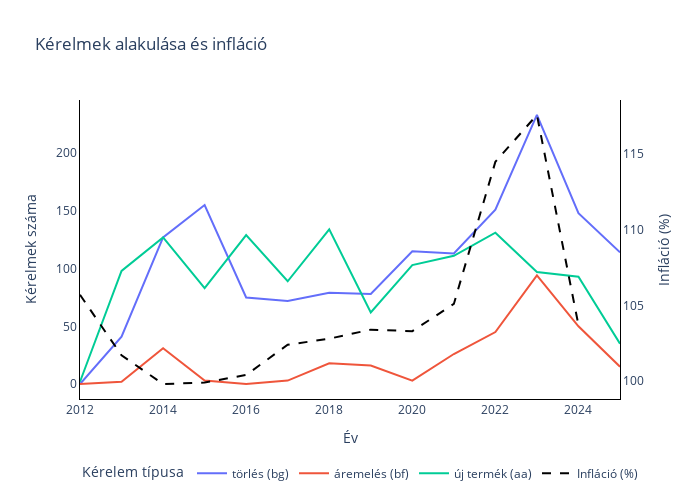

The cell this chart's notebook holds for it:
### Markdown cell above
#### Összes kérelem

### Code cell
# kérelemszám és inflációs adatok előkészítése a diagramhoz
df_counts = df_subm.groupby(['Év', 'Kérelem']).size().reset_index(name='Darab')
df_pivot = df_counts.pivot(index='Év', columns='Kérelem', values='Darab').fillna(0).reset_index()
df_subm = df_subm.merge(df_infl, how='left', on='Év')
df_infl = df_subm.groupby('Év')['Infláció'].mean().reset_index()

# kérelmek és infláció ábrázolása
fig = px.line(df_pivot, x='Év', 
              y=df_pivot.columns[1:], 
              markers=False,
              title='Kérelmek alakulása és infláció')

fig.add_trace(go.Scatter(x=df_infl['Év'], 
                         y=df_infl['Infláció'], 
                         mode='lines', 
                         name='Infláció (%)',
                         line=dict(color='black', dash='dash')
                        )
             )

# másodlagos y-tengely definiálása
fig.update_layout(
    width=700, height=500,  
    plot_bgcolor='white',   
    paper_bgcolor='white',
    xaxis=dict(title='Év', linecolor='black'),
    yaxis=dict(title='Kérelmek száma', linecolor='black'),
    yaxis2=dict(title='Infláció (%)',  linecolor='black', overlaying='y', side='right'),
    legend=dict(title='Kérelem típusa', orientation='h', y=-0.2)
)

# második y-tengely inflációhoz rendelése
fig.data[-1].update(yaxis='y2')

fig.show()

### Figure 1 — Plotly figure (JSON) as saved in the notebook; plotly's stock layout.template omitted (floating-point values rounded to 4 significant figures)
{"data": [{"hovertemplate": "variable=törlés (bg)<br>Év=%{x}<br>value=%{y}<extra></extra>", "legendgroup": "törlés (bg)", "line": {"color": "#636efa", "dash": "solid"}, "marker": {"symbol": "circle"}, "mode": "lines", "name": "törlés (bg)", "orientation": "v", "showlegend": true, "type": "scatter", "x": [2012, 2013, 2014, 2015, 2016, 2017, 2018, 2019, 2020, 2021, 2022, 2023, 2024, 2025], "xaxis": "x", "y": [0.0, 41.0, 127.0, 155.0, 75.0, 72.0, 79.0, 78.0, 115.0, 113.0, 151.0, 233.0, 148.0, 114.0], "yaxis": "y"}, {"hovertemplate": "variable=áremelés (bf)<br>Év=%{x}<br>value=%{y}<extra></extra>", "legendgroup": "áremelés (bf)", "line": {"color": "#EF553B", "dash": "solid"}, "marker": {"symbol": "circle"}, "mode": "lines", "name": "áremelés (bf)", "orientation": "v", "showlegend": true, "type": "scatter", "x": [2012, 2013, 2014, 2015, 2016, 2017, 2018, 2019, 2020, 2021, 2022, 2023, 2024, 2025], "xaxis": "x", "y": [0.0, 2.0, 31.0, 3.0, 0.0, 3.0, 18.0, 16.0, 3.0, 26.0, 45.0, 94.0, 50.0, 15.0], "yaxis": "y"}, {"hovertemplate": "variable=új termék (aa)<br>Év=%{x}<br>value=%{y}<extra></extra>", "legendgroup": "új termék (aa)", "line": {"color": "#00cc96", "dash": "solid"}, "marker": {"symbol": "circle"}, "mode": "lines", "name": "új termék (aa)", "orientation": "v", "showlegend": true, "type": "scatter", "x": [2012, 2013, 2014, 2015, 2016, 2017, 2018, 2019, 2020, 2021, 2022, 2023, 2024, 2025], "xaxis": "x", "y": [2.0, 98.0, 127.0, 83.0, 129.0, 89.0, 134.0, 62.0, 103.0, 111.0, 131.0, 97.0, 93.0, 35.0], "yaxis": "y"}, {"line": {"color": "black", "dash": "dash"}, "mode": "lines", "name": "Infláció (%)", "type": "scatter", "x": [2012, 2013, 2014, 2015, 2016, 2017, 2018, 2019, 2020, 2021, 2022, 2023, 2024, 2025], "y": [105.7, 101.7, 99.8, 99.9, 100.4, 102.4, 102.8, 103.4, 103.3, 105.1, 114.5, 117.6, 103.7, NaN], "yaxis": "y2"}], "layout": {"height": 500, "legend": {"orientation": "h", "title": {"text": "Kérelem típusa"}, "tracegroupgap": 0, "y": -0.2}, "paper_bgcolor": "white", "plot_bgcolor": "white", "title": {"text": "Kérelmek alakulása és infláció"}, "width": 700, "xaxis": {"anchor": "y", "domain": [0, 1], "linecolor": "black", "title": {"text": "Év"}}, "yaxis": {"anchor": "x", "domain": [0, 1], "linecolor": "black", "title": {"text": "Kérelmek száma"}}, "yaxis2": {"linecolor": "black", "overlaying": "y", "side": "right", "title": {"text": "Infláció (%)"}}}}
